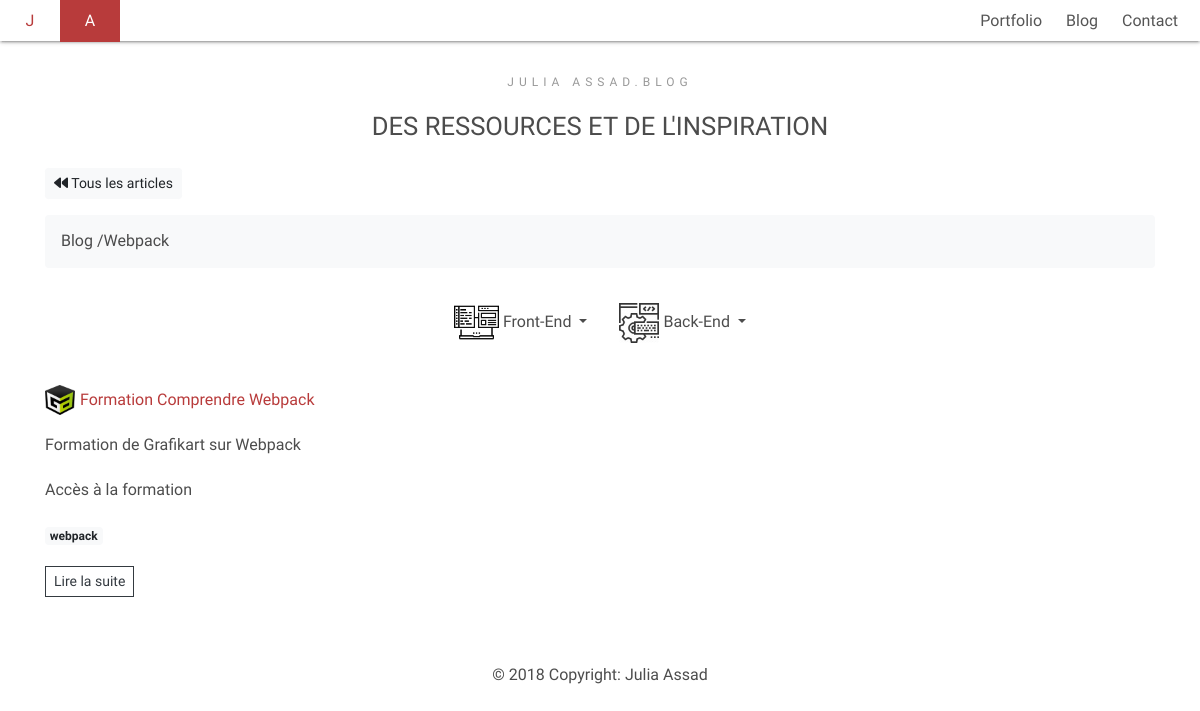
Page /Blog/categorie/webpack on the earlier database version.
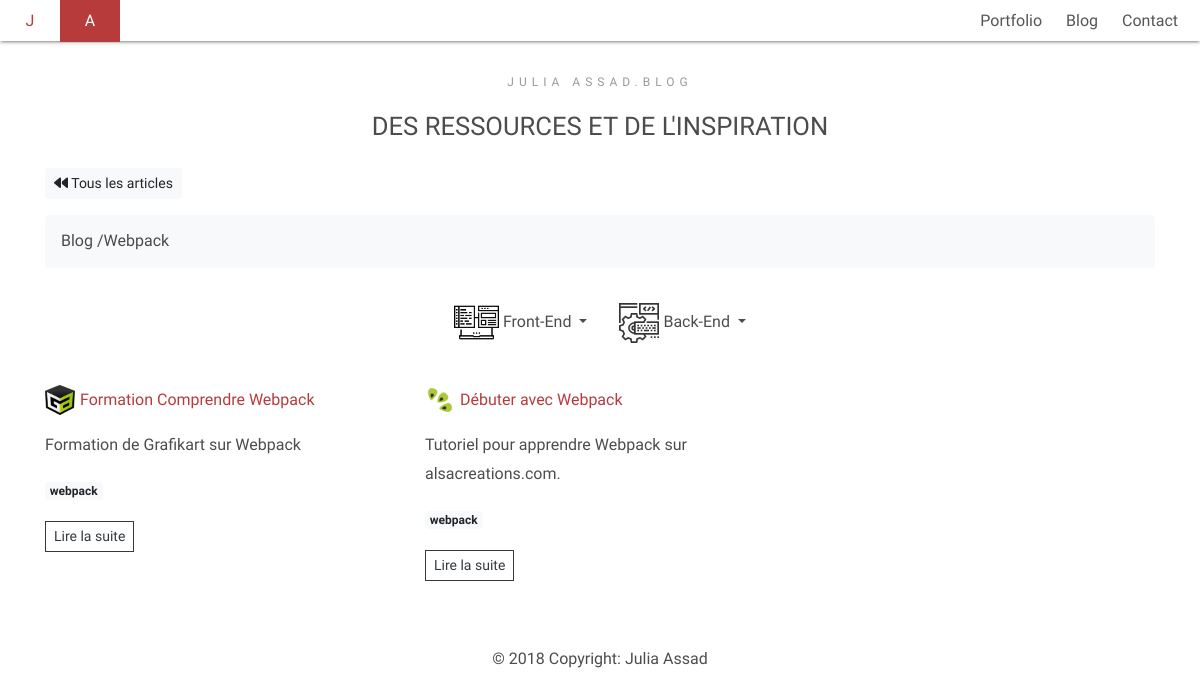
Same page on the later database version.
### tables this page shows
CREATE TABLE `article_categories` (
  `id` int(11) NOT NULL,
  `article_id` int(11) NOT NULL,
  `category_id` int(11) NOT NULL
);

CREATE TABLE `articles` (
  `article_id` int(11) NOT NULL,
  `article_title` varchar(255) NOT NULL,
  `article_content` text NOT NULL,
  `article_excerpt` text NOT NULL,
  `article_image` varchar(255) NOT NULL,
  `article_url` text NOT NULL,
  `article_slug` varchar(255) NOT NULL,
  `is_published` tinyint(1) NOT NULL DEFAULT '0'
);

CREATE TABLE `categories` (
  `category_id` int(11) NOT NULL,
  `category_name` varchar(255) NOT NULL,
  `category_type` varchar(255) NOT NULL,
  `category_name_slug` varchar(255) NOT NULL,
  `category_type_slug` varchar(255) NOT NULL
);

### app/libraries/Core.php (called while the page is built, shortened)
<?php
class Core
{
 protected $currentMethod = 'Index';
 public function __construct()
 {
  $url = $this->getUrl();
  if (file_exists('../app/controllers/' . ucwords($url[0]) . '.php')) {
   unset($url[0]);
  }
  $this->currentController = new $this->currentController;
  if (isset($url[1])) {
   if (method_exists($this->currentController, $url[1])) {
    $this->currentMethod = $url[1];
    unset($url[1]);
   }
  }
  $this->params = $url ? array_values($url) : [];
  call_user_func_array([$this->currentController, $this->currentMethod], $this->params);
 }
 public function getUrl()
 {
  if (isset($_GET['url'])) {
   $url = rtrim($_GET['url'], '/');
   $url = filter_var($url, FILTER_SANITIZE_URL);
   $url = explode('/', $url);
   return $url;
  }
 }
}

### build/index.php (called while the page is built, shortened)
<?php
$init = new Core;

### app/libraries/Database.php (called while the page is built, shortened)
<?php
class Database
{
 private $host = DB_HOST;
 private $user = DB_USER;
 private $pass = DB_PASS;
 private $dbname = DB_NAME;
 private $dbh;
 private $stmt;
 public function __construct()
 {
  $dsn = 'mysql:host=' . $this->host . ';dbname=' . $this->dbname;
  $options = array(
   PDO::ATTR_PERSISTENT => true,
   PDO::ATTR_ERRMODE => PDO::ERRMODE_EXCEPTION,
  );
  try {
   $this->dbh = new PDO($dsn, $this->user, $this->pass, $options);
  } catch (PDOException $e) {
   $this->error = $e->getMessage();
   echo $this->error;
  }}
 public function query($sql)
 {
  $this->stmt = $this->dbh->prepare($sql);
 }
 public function bind($param, $value, $type = null)
 {
  if (is_null($type)) {
   switch (true) {
    default:
     $type = PDO::PARAM_STR;
   }
  }
  $this->stmt->bindValue($param, $value, $type);
 }
 public function execute()
 {
  return $this->stmt->execute();
 }
 public function resultSet()
 {
  $this->execute();
  return $this->stmt->fetchAll(PDO::FETCH_OBJ);
 }
}

### app/models/Blogmodel.php (called while the page is built, shortened)
<?php
class Blogmodel
{
    private $db;
    public function __construct()
    {
        $this->db = new Database;
    }
    public function getArticlesbyCategoryName($nameSlug)
    {
        $this->db->query('SELECT * FROM articles INNER JOIN article_categories on article_categories.article_id = articles.article_id INNER JOIN categories on categories.category_id = article_categories.category_id WHERE articles.is_published = 1 AND categories.category_name_slug = :slug');
        $this->db->bind(':slug', $nameSlug);
        $results = $this->db->resultSet();
        return $results;
    }
}

### app/models/Categorymodel.php (called while the page is built, shortened)
<?php
class Categorymodel
{
    private $db;
    public function __construct()
    {
        $this->db = new Database;
    }
    public function getFrontCategories()
    {
        $this->db->query('SELECT * FROM categories
        INNER JOIN article_categories on categories.category_id = article_categories.category_id
        INNER JOIN articles on articles.article_id = article_categories.article_id
        WHERE category_type = :type
        AND articles.is_published = 1
        GROUP BY article_categories.category_id');
        $this->db->bind(':type', 'front-end');
        $results = $this->db->resultSet();
        return $results;
    }
    public function getBackCategories()
    {
        $this->db->query('SELECT * FROM categories
        INNER JOIN article_categories on categories.category_id = article_categories.category_id
        INNER JOIN articles on articles.article_id = article_categories.article_id
        WHERE category_type = :type
        AND articles.is_published = 1
        GROUP BY article_categories.category_id');
        $this->db->bind(':type', 'back-end');
        $results = $this->db->resultSet();
        return $results;
    }
    public function getCategoriesByNameSlug($nameSlug)
    {
        $this->db->query('SELECT * FROM categories WHERE category_name_slug = :name_slug');
        $this->db->bind(':name_slug', $nameSlug);
        $results = $this->db->resultSet();
        return $results;
    }
    public function getDatabaseCategories()
    {
        $this->db->query('SELECT * FROM categories
        INNER JOIN article_categories on categories.category_id = article_categories.category_id
        INNER JOIN articles on articles.article_id = article_categories.article_id
        WHERE category_type = :type
        AND articles.is_published = 1
        GROUP BY article_categories.category_id');
        $this->db->bind(':type', 'database');
        $results = $this->db->resultSet();
        return $results;
    }
    public function getCategories()
    {
        $this->db->query('SELECT * FROM categories INNER JOIN article_categories on article_categories.category_id = categories.category_id');
        $results = $this->db->resultSet();
        return $results;
    }
    public function getCategoryName($slug)
    {
        $this->db->query("SELECT * FROM categories WHERE category_name_slug = :slug");
        $this->db->bind(':slug', $slug);
        $row = $this->db->single();
        return $row;
    }
}

### app/views/front/pages/category.php (the view, shortened to what the changed rows need)
<?php require APPROOT . '/views/inc/header.php';?>
<div id="main" class="main-container">
    <section class="blog">
        <div class="container">
            <div class="row">
                <div class="col-sm-12">
                    <h2 class="mb-4 text-center section-title">Des Ressources et de l'inspiration</h2>
                    <div class="row align-items-start mt-3">
                        <?php if($data['articles']):?>
                        <?php foreach($data['articles'] as $article):?>
                        <div class="col-md-6 col-lg-4">
                            <div class="article">
                                <div class="article--meta">
                                    <img class="article--image img-fluid"
                                        src="../../uploads/<?php echo $article->article_image; ?>" alt="">
                                    <h3 class="article--title"><a
                                            href="<?php echo URLROOT; ?>/Blog/article/<?php echo $article->article_slug; ?>"><?php echo $article->article_title; ?></a>
                                    </h3>
                                </div>
                                <div class="article--excerpt">
                                    <?php echo $article->article_excerpt; ?>
                                </div>
                                <div class="mb-3">
                                    <?php foreach ($data['categories'] as $category):?>
                                    <?php if($article->article_id == $category->article_id):?>
                                    <a href="<?php echo URLROOT;?>/Blog/categorie/<?php echo $category->category_name_slug;?>"
                                        class="badge badge-light"><?php echo $category->category_name_slug;?></a>
                                    <?php endif;?>
                                    <?php endforeach;?>
                                </div>
                                <a href="<?php echo URLROOT; ?>/Blog/article/<?php echo $article->article_slug; ?>"
                                    class="btn btn-sm btn-outline-dark rounded-0">Lire la suite</a>
                            </div>
                        </div>
                        <?php endforeach;?>
                        <?php else:?>
                        <div class="col-12">
                            <p>Pas d'articles pour l'instant</p>
                        </div>
                        <?php endif;?>
                    </div>
                </div>
            </div>
        </div>
    </section>
</div>
<?php require APPROOT . '/views/inc/footer.php';?>

Differences in the rows shown:
changed through a linked row, article_categories "Formation Comprendre Webpack": article.article_excerpt "Formation de Grafikart sur Webpack Accès à la formation" → "Formation de Grafikart sur Webpack"
now on this page (row unchanged): article_categories: article.article_image (picture), article.article_title "Débuter avec Webpack", article.article_excerpt "Tutoriel pour apprendre Webpack sur alsacreations.com.", category.category_name_slug "webpack"
